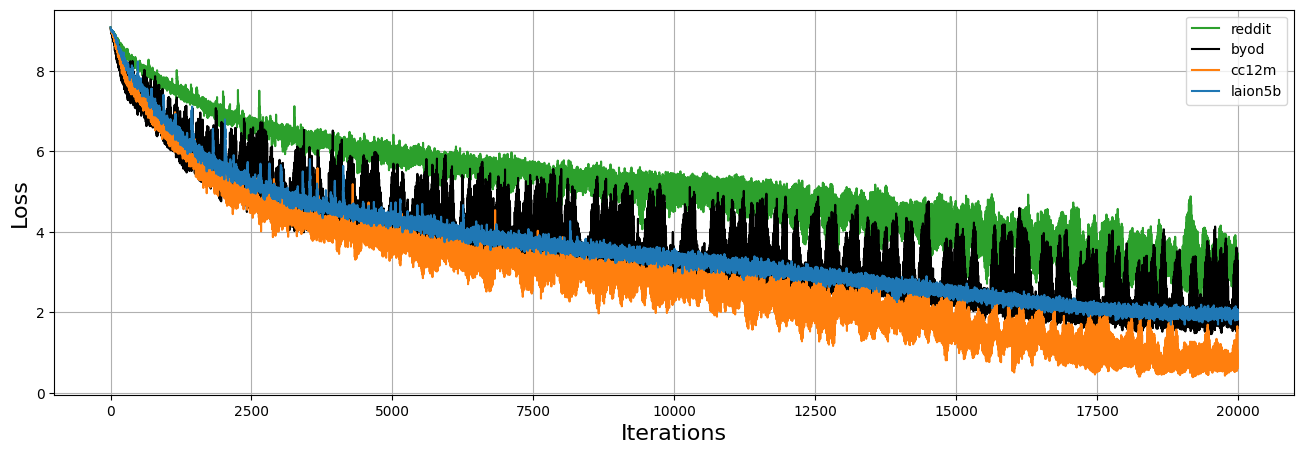

Reproduce this figure in Python.
import matplotlib.pyplot as plt
import pandas as pd
import numpy as np
import os

# from mpl_toolkits.axes_grid1.inset_locator import zoomed_inset_axes, mark_inset
# from mpl_toolkits.axes_grid1.anchored_artists import AnchoredSizeBar

modules = [
    'module.positional_embedding',
    'module.text_projection',
    'module.logit_scale',
    'module.visual.class_embedding',
    'module.visual.positional_embedding',
    'module.visual.proj',
    'module.visual.conv1.weight',
    #'module.visual.patchnorm_pre_ln.weight',
    'module.visual.ln_pre.weight',
    'module.visual.ln_pre.bias',
    'module.visual.transformer.resblocks.0.ln_1.weight',
    'module.visual.transformer.resblocks.0.ln_1.bias',
    'module.visual.transformer.resblocks.0.attn.in_proj_weight',
    'module.visual.transformer.resblocks.0.attn.in_proj_bias',
    'module.visual.transformer.resblocks.0.attn.out_proj.weight',
    'module.visual.transformer.resblocks.0.attn.out_proj.bias',
    'module.visual.transformer.resblocks.0.ln_2.weight',
    'module.visual.transformer.resblocks.0.ln_2.bias',
    'module.visual.transformer.resblocks.0.mlp.c_fc.weight',
    'module.visual.transformer.resblocks.0.mlp.c_fc.bias',
    'module.visual.transformer.resblocks.0.mlp.c_proj.weight',
    'module.visual.transformer.resblocks.0.mlp.c_proj.bias',
    'module.visual.transformer.resblocks.10.ln_1.weight',
    'module.visual.transformer.resblocks.10.ln_1.bias',
    'module.visual.transformer.resblocks.10.attn.in_proj_weight',
    'module.visual.transformer.resblocks.10.attn.in_proj_bias',
    'module.visual.transformer.resblocks.10.attn.out_proj.weight',
    'module.visual.transformer.resblocks.10.attn.out_proj.bias',
    'module.visual.transformer.resblocks.10.ln_2.weight',
    'module.visual.transformer.resblocks.10.ln_2.bias',
    'module.visual.transformer.resblocks.10.mlp.c_fc.weight',
    'module.visual.transformer.resblocks.10.mlp.c_fc.bias',
    'module.visual.transformer.resblocks.10.mlp.c_proj.weight',
    'module.visual.transformer.resblocks.10.mlp.c_proj.bias',
    'module.visual.ln_post.weight',
    'module.visual.ln_post.bias',
    'module.token_embedding.weight',
    'module.ln_final.bias',
    'module.ln_final.weight',
]

modules = [
#'module.visual.class_embedding',
# 'module.visual.transformer.resblocks.0.attn.in_proj_weight',
#     'module.visual.transformer.resblocks.0.mlp.c_fc.weight',
#     'module.visual.transformer.resblocks.0.mlp.c_proj.weight',
#     'module.visual.transformer.resblocks.10.attn.in_proj_weight',
#     'module.visual.transformer.resblocks.10.attn.in_proj_weight',
#     'module.visual.transformer.resblocks.10.mlp.c_fc.weight',
#     'module.visual.transformer.resblocks.20.attn.in_proj_weight',
#     'module.visual.transformer.resblocks.20.mlp.c_fc.weight',
#     'module.logit_scale',
#'module.positional_embedding',
# 'module.visual.positional_embedding',
'module.visual.conv1.weight',
#'module.visual.patchnorm_pre_ln.weight',
]
cmap=plt.get_cmap('cool')
def get_metrics(filename):
    if not os.path.exists(filename):
        return -1
    f = open(filename, "r")
    c = f.read()
    good =[l for l in c.split("\n") if "imagenet-zero" in l]
    if len(good) != 1:
        return -1
    top5 = float(good[0].split("\t")[1].split(" ")[-1])
    top1 = float(good[0].split("\t")[0].split(" ")[-1])
    return top1

def proc(df, lim):
    df.drop(df[df[0] == 0].index[1:], axis=0, inplace=True)
    df.drop_duplicates(0, keep='last', inplace=True)
    if lim > 0:
        df = df[df[0] < lim]
    return df

# (f'clipadamw-int4sim2-ViT-B-32-16384-2e-3-0.98-v0', 'B/32 int4 sim2','C6', 1000),
# (f'clipadamw-int4sim3-ViT-B-32-16384-2e-3-0.98-v0', 'B/32 int4 sim3','k', 1000),

# (f'clipadamw-int4sim6-ViT-B-32-16384-2e-3-0.98-v0', 'sim block backward','C0', 1000),
# (f'clipadamw-int4sim7-ViT-B-32-16384-2e-3-0.98-v0', 'sim vector backward','C1', 1000),
if __name__ == '__main__':
    kernel_size = 40
    min_loss = 14
    max_scaler = 1
    log_level =1#3 + len(modules)

    # NOTE: LOOK AT FEATURE STDDEV!
    alpha = 1
    file_list = []
    bsz = 4096*4
    ll =-1
    file_list = [      
        # (f'customadamw-ViT-B-32-8192-2e-3-0.98-laion5b-v1', 'laion5b','C0', ll),
        # (f'customadamw-ViT-B-32-8192-2e-3-0.98-cc12m-v1', 'cc12m','C1', ll),  
        (f'customadamw-ViT-B-32-8192-2e-3-0.98-reddit-v1', 'reddit','C2', ll),  
        # (f'customadamw-ViT-B-32-8192-2e-3-0.98-yfcc-v1', 'yfcc','C3', ll),  
        # (f'customadamw-ViT-B-32-8192-2e-3-0.98-wit-v1', 'wit','C4', ll),  
        # (f'customadamw-ViT-B-32-8192-2e-3-0.98-shutterstock-v1', 'shutterstock','C5', ll),  
        # # (f'clipadamw-ViT-B-32-8192-2e-3-0.98-laion5b-v1', 'laion5b + update clip','C6', ll),
        # (f'clipadamw-ViT-B-32-8192-2e-3-0.98-shutterstock-v1', 'shutterstock + update clip','C7', ll),  
        # (f'customadamw-ViT-B-32-8192-2e-3-0.98-shutterstock-gc1-v1', 'shutterstock + grad clip','C8', ll),  
        # (f'clipadamw-ViTDP-B-32-8192-2e-3-0.98-shutterstock-v1', 'shutterstock + input norm','C9', ll), 
        # (f'clipadamw-ViT-B-32-8192-2e-3-0.9-shutterstock-v1', 'shutterstock + update clip + low beta2','k', ll),
        (f'customadamw-ViT-B-32-8192-2e-3-0.98-byod-v1', 'byod','k', ll),  
        #(f'clipadamw-ViT-B-32-8192-2e-3-0.98-byod-v1', 'byod','gray', ll),  

        (f'customadamw-ViT-B-32-8192-2e-3-0.98-cc12m-v1', 'cc12m','C1', ll),
        (f'customadamw-ViT-B-32-8192-2e-3-0.98-laion5b-v1', 'laion5b','C0', ll),

        # B
        #(f'customadamw-ViT-B-32-8192-2e-3-0.995-rmscheck-v0', 'adamw','C0', ll),
        #(f'customadamw-ViT-B-32-8192-2e-3-0.995-rmscheck-v1', 'adamw','C0', ll),
        #(f'clipadamw-ViT-B-32-16384-2e-3-0.98-v0', 'adamw','C0', ll),

        # (f'clipadamw-int8-ViT-B-32-16384-2e-3-0.98-v0', 'B/32 int8 real','C1', ll),
        # (f'clipadamw-int8mix-ViT-B-32-16384-2e-3-0.98-v0', 'B/32 int8 real mix','C2', ll),

        # (f'clipadamw-camp65kfp8newsim-ViT-B-32-16384-2e-3-0.98-v0', 'fp8 sim mix row-wise/global','C4', ll),
        # (f'clipadamw-camp65kfp8global-ViT-B-32-16384-2e-3-0.98-v0', 'fp8 sim just global','C5', ll),
        # (f'clipadamw-ampfp8global-ViT-B-32-16384-2e-3-0.98-v0', 'fp8 sim just global v2','C6', ll),

        # (f'clipadamw-camp2-ViT-B-32-16384-2e-3-0.98-v0', 'badamp','k', ll),

        # (f'dog-ViT-B-32-16384-1-0.98-skipcwd1en4-v0', 'DoG (wd 1e-4)','C1', ll),
        #(f'ldog-ViT-B-32-16384-1-0.98-skipcwd1en4-v0', 'LDoG (wd 1e-4)','C2', ll),
        # (f'dog-ViT-B-32-16384-1-0.98-skipcwd1en4v2-v0', 'DoG (wd 1e-4, reps_rel=1e-4)','C3', ll),
        # (f'ldog-ViT-B-32-16384-1-0.98-skipcwd1en4v2-v0', 'LDoG (wd 1e-4, reps_rel=1e-4)','C4', ll),
        #(f'customadamw-ViT-B-32-16384-2e-3-0.98-gc1-v0', 'adamw + gc','C5', ll),


        
        #(f'customadamw-ViT-B-32-16384-2e-3-0.98-v0', 'raw-adamw','C1', -1),

        #(f'clipadamw-int8-ViT-B-32-16384-2e-3-0.98-v0', 'B/32 int8real','C1', ll),
        # (f'clipadamw-int8mix-ViT-B-32-16384-2e-3-0.98-v0', 'In8 mix','C2', -1),
        # (f'clipadamw-camp65kfp8newsim-ViT-B-32-16384-2e-3-0.98-v0', 'FP8 newsim','C3', -1),
        # (f'clipadamw-camp65kint8newsim-ViT-B-32-16384-2e-3-0.98-v0', 'In8 newsim','C4', -1),
\
# clipadamw-camp65kint4sim1-ViT-B-32-16384-2e-3-0.98-v0
# clipadamw-camp65kint4sim2-ViT-B-32-16384-2e-3-0.98-v0
        # (f'clipadamw-camp65kint4sim2-ViT-B-32-16384-2e-3-0.98-v0', 'In4 Sim New','C3', 1000),


        # (f'clipadamw-int8sim-ViT-B-32-16384-2e-3-0.98-v0', 'B/32 int8','C1', 2000),
        # (f'clipadamw-int4sim-ViT-B-32-16384-2e-3-0.98-v0', 'B/32 int4 sim block fwd and backward (1024)','C2', 2000),

        # (f'clipadamw-int4sim9-ViT-B-32-16384-2e-3-0.98-v0', 'B/32 int4 sim vector fwd and backward','C3', 2000),
        # (f'clipadamw-int4sim11-ViT-B-32-16384-2e-3-0.98-v0', 'B/32 int4 sim block fwd and backward (512)','C4', 2000),

        #(f'clipadamw-int8nohalf-ViT-B-32-16384-2e-3-0.98-v0', 'B/32 int8 no half cast','C4', 500),
        #(f'clipadamw-int4sim-ViT-B-32-16384-2e-3-0.98-v0', 'B/32 int4 sim','C5', 500),

# lion-int8-ViT-B-32-16384-2e-4-0.99-v0
# clipadamw-int4sim-ViT-B-32-16384-2e-3-0.98-v0
        

        # (f'lion-ViT-B-32-16384-2e-4-0.99-v0', 'lion','C5', -1),
        # (f'ulion-ViT-B-32-16384-2e-4-0.99-v0', 'unsigned lion','C6', -1),

        # (f'lion-int8-ViT-B-32-16384-2e-4-0.99-v0', 'B/32','C6', -1),

        #(f'clipadamw-ViT-B-32-16384-2e-3-0.98-extraln-v0', 'B/32 extraln','C2', -1),
        #(f'clipadamw-ViT-B-32-16384-2e-3-0.98-extraln-v0', 'B/32 extraln','C1', -1),


        # H
        # (f'clipadamw-ViT-H-14-16384-2e-3-0.98-v0', 'H/14','C4', -1),
        # (f'clipadamw-int8-ViT-H-14-16384-2e-3-0.98-v0', 'H/14 int8','C5', -1),

        
        # (f'clipadamw-ViTls0-H-14-16384-2e-3-0.98-v0', 'H/14 ls0','C4', -1),

    ]


    fig, axlist = plt.subplots(log_level, 1, figsize=(16, 5 * log_level))
    if log_level == 1:
        axlist = [axlist]

    axlabels = []

    #axins2 = zoomed_inset_axes(axlist[0], zoom=3, bbox_to_anchor=(1, 1))
    
    for j, (file, name, color, lim) in enumerate(file_list):

        if not os.path.exists(f'/fsx/home-mitchellw/experimetns/opt3/{file}/data/0/loss.csv'):
            continue

        if log_level >= 1:
            ax = axlist[0]
            for i in range(1):
                df = pd.read_csv(f'/fsx/home-mitchellw/experimetns/opt3/{file}/data/{i}/loss.csv', names=list(range(2)))
                df = proc(df, lim)
                #df = df[df[0] > 30000]
                #ax.set_yscale('log')
                ax.plot(df.iloc[:, 0], np.minimum(min_loss, df.iloc[:, 1]), color=color,alpha=1, label=name)#, alpha=0.5)#, label='beta2 = 0.99' if j ==0 else 'beta2 = 0.9')#, alpha=0.3)#, label=name)# alpha=0.5,
                
                # kernel = np.ones(kernel_size) / kernel_size
                # data_convolved = np.convolve(df.iloc[:, 1], kernel, mode='same')
                # data_convolved = data_convolved[kernel_size:-kernel_size]
                # ax.plot(df.iloc[:, 0][kernel_size:-kernel_size], np.minimum(min_loss, data_convolved), color=color, label=name, linewidth=2)
                # print(file)
                
                print(df.iloc[-1, 0])
                ax.set_ylabel('Loss', fontsize=16)
                #ax.set_yscale('log')
                #ax.set_xscale('log')

        # if log_level >= 1:
        #     ax = axlist[1]
        #     for i in range(1):
        #         filename = f'/fsx/home-mitchellw/experimetns/opt3/{file}/data/{i}/amp.csv'
        #         if not os.path.exists(filename):
        #             continue
        #         df = pd.read_csv(filename, names=list(range(2)))
        #         if len(df) == 0:
        #             continue
        #         df = proc(df, lim)
        #         #df = df[df[0] > 30000]
        #         #ax.set_yscale('log')
        #         ax.plot(df.iloc[:, 0], df.iloc[:, 1], color=color, label=name)#, alpha=0.5)#, label='beta2 = 0.99' if j ==0 else 'beta2 = 0.9')#, alpha=0.3)#, label=name)# alpha=0.5,
                

        #         print(df.iloc[-1, 0])
        #         ax.set_ylabel('Amp', fontsize=16)
        #         ax.set_yscale('log')
        #         #ax.set_xscale('log')


        for jj, module in enumerate(modules):
            if jj >= log_level -1:
                print(jj)
                continue
            ax = axlist[jj+1]

            for i in range(1):
                #layer = 'params-module.logit_scale.csv'
                #layer = 'params-module.positional_embedding.csv' # YES!
                #layer = 'params-module.text_projection.csv' # NO!
                layer = f'params-{module}.csv'
                df = pd.read_csv(f'/fsx/home-mitchellw/experimetns/opt3/{file}/data/{i}/{layer}', names=list(range(17+5+4+2)))
                df = proc(df, lim)
                print(df)
                
                # if j == 1:
                #     alpha = 0.25
                #idx = 14
                #idx=1
                idx = 17
                idx = 14
                #idx = 14
                #idx = 18
                #if jj == 0:
                ax.plot(df.iloc[:, 0], np.sqrt(df.iloc[:, idx]), color=color, alpha=alpha)
                badness = 0
                for axv in df[np.isnan(df[6])][0].values:
                    ax.axvline(axv, color='red')
                    badness += 1
                for axv in df[np.isinf(df[6])][0].values:
                    ax.axvline(axv, color='red', linestyle='--')
                    badness += 1
                print('badness',module, badness)
                #ax.plot(df.iloc[:, 0], df.iloc[:, idx], color=color, alpha=alpha)
                ax.set_ylabel('root(mean(square(g/u)))', fontsize=16)
                #ax.set_ylabel('max gradient magnitude', fontsize=16)
                #ax.set_ylabel('mean gradient magnitude', fontsize=16)

                #ax.plot(df.iloc[:, 0], df.iloc[:, idx], color=color, alpha=alpha)
                #ax.plot(df.iloc[:, 0], np.sqrt(df.iloc[:, idx]), color=color, alpha=alpha)
                ax.set_title(module, fontsize=16, y=1.0, pad=-14)
                #ax.set_yscale('log')
                # else:
                #     ax.plot(df.iloc[:, 0], np.sqrt(df.iloc[:, 4]), color=color, alpha=alpha)
                    
                #     ax.set_ylabel('RMS(g)', fontsize=16)
                #     ax.set_title(module, fontsize=16, y=1.0, pad=-14)


        # ax = axlist[-1]
        # for i in range(1):
        #     layer = f'features3.2-module.visual.transformer.resblocks.0.csv'
        #     filename = f'/fsx/home-mitchellw/experimetns/opt3/{file}/data/{i}/{layer}'
        #     if not os.path.exists(filename):
        #         continue
        #     df = pd.read_csv(filename, names=list(range(17+5+4+2)))
        #     df = proc(df, lim)
            
        #     if not layer.startswith('features3.2'):
        #         ax.plot(df.iloc[:, 0], df.iloc[:, 2], color=color, alpha=0.5)
        #         ax.plot(df.iloc[:, 0], df.iloc[:, 3], color=color, alpha=alpha)
        #     else:
        #         #ax.plot(df.iloc[:, 0], 1-df.iloc[:, 2], color=color, alpha=0.5)
        #         ax.plot(df.iloc[:, 0], 1-df.iloc[:, 3], color=color, alpha=0.5)
        #         kernel = np.ones(kernel_size) / kernel_size
        #         data_convolved = np.convolve(1-df.iloc[:, 3], kernel, mode='same')
        #         data_convolved = data_convolved[kernel_size:-kernel_size]
        #         ax.plot(df.iloc[:, 0][kernel_size:-kernel_size], np.minimum(min_loss, data_convolved), color=color, label=name, linewidth=2)
        #         #ax.set_yscale('log')

        #     ax.set_ylabel('feature max to inproj, layer10', fontsize=16)

        # ax = axlist[-1]    
        # for i in range(1):
        #     fname = f'/fsx/home-mitchellw/experimetns/opt3/{file}/checkpoints/eval.pt'
        #     #beta2 = float(fname.split('-')[-2])
        #     axlabels.append(name)
        #     top1 = get_metrics(fname)
        #     if top1 > 0:
        #         ax.scatter(j, top1, color='C0')


    for j, ax in enumerate(axlist):

        ax.legend()
        #ax.set_xlim([22000, 35000])
        ax.grid()
        ax.set_xlabel('Iterations', fontsize=16)
        continue
        vv = 3180
        dd = 50
        vv = 3337
        dd = 100
        vv = 2682
        dd = 50
        vv = 2893
        dd = 40
        vv = 11800
        dd = 2e3
        vv = 2924
        dd = 25
        vv = 14677
        dd = 50
        vv = 9500
        dd = 500
        vv = 4200
        dd = 250
        vv = 2893
        dd = 50
        vv = 3146
        dd = 50
        vv = 2470
        dd = 50
        vv = 4659
        dd = 50
        vv = 4443
        dd = 50
        dd = 500

        ax.axvline(vv, linestyle='--', color='gray')
        
        # ax.axvline(2452, linestyle='--', color='gray')
        # ax.axvline(2453, linestyle='--', color='gray')

        # ax.axvline(2471, linestyle='--', color='gray')
        # ax.axvline(2472, linestyle='--', color='gray')
        # ax.axvline(2474, linestyle='--', color='gray')
        # ax.axvline(2476, linestyle='--', color='gray')


        ax.set_xlim(vv-dd, vv+dd)
        #ax.axvline(vv + 5, linestyle='--', color='gray')
        continue
        #ax.axvline(5347, linestyle='--', color='gray')

        continue
        # continue
        if j == 1:
            ax.axhline(np.sqrt(df[df[0] == vv][idx].values[-1]), color='gray', linestyle='--')
            #ax.axhline(df[df[0] == vv][idx].values[-1], color='gray', linestyle='--')
        elif j == 2:
            ax.axhline(np.sqrt(df[df[0] == vv][4].values[-1]), color='gray', linestyle='--')
        continue

    plt.savefig('/admin/home-mitchellw/forks/open_clip_fork/plots/opt3_lp_data.png', bbox_inches='tight')



"""

0    stepd,
1    p.pow(2).mean().item(), #'weight_means'
2    p.pow(2).std().item(), # 'weight_std'
3    p.pow(2).max().item(), # 'weight_max'
4    p.grad.pow(2).mean().item(), #'grad sq mean'
5    p.grad.pow(2).std().item(), # 'grad sq std'
6    p.grad.pow(2).max().item(), # 'grad sq max'
7    optimizer.state[p]['exp_avg'].pow(2).mean().item(), #'v_means'
8    optimizer.state[p]['exp_avg'].pow(2).std().item(), # 'v_std'
9    optimizer.state[p]['exp_avg'].pow(2).max().item(), # 'v_max'
10    optimizer.state[p]['exp_avg_sq'].mean().item(), #'u_means'
11    optimizer.state[p]['exp_avg_sq'].std().item(), # 'u_std'
12    optimizer.state[p]['exp_avg_sq'].max().item(), # 'u_max'
13    optimizer.state[p]['exp_avg_sq'].min().item(), # 'u_min
14    optimizer.state[p]['rms_mean'],
15    optimizer.state[p]['rms_std'],
16    optimizer.state[p]['rms_min'],
17    optimizer.state[p]['rms_max'],
18    optimizer.state[p]['rms_sq_d1'],
19    optimizer.state[p]['rms_d1'],
20    optimizer.state[p]['numel'],
21    optimizer.state[p]['relu'],
22    optimizer.state[p]['beta2hat'],
"""


